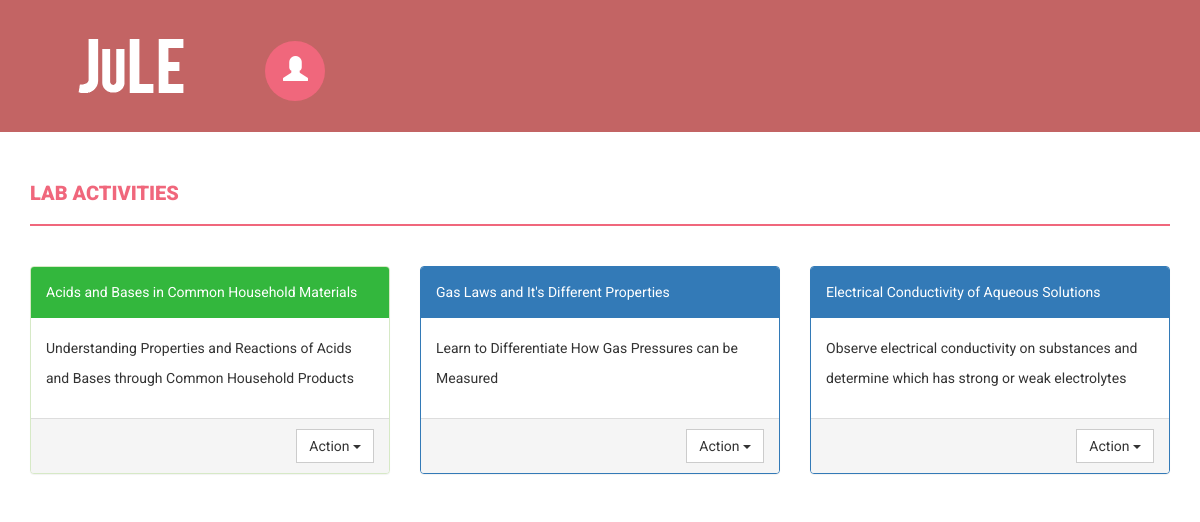
Before: /home/ (signed in) with the older database file.
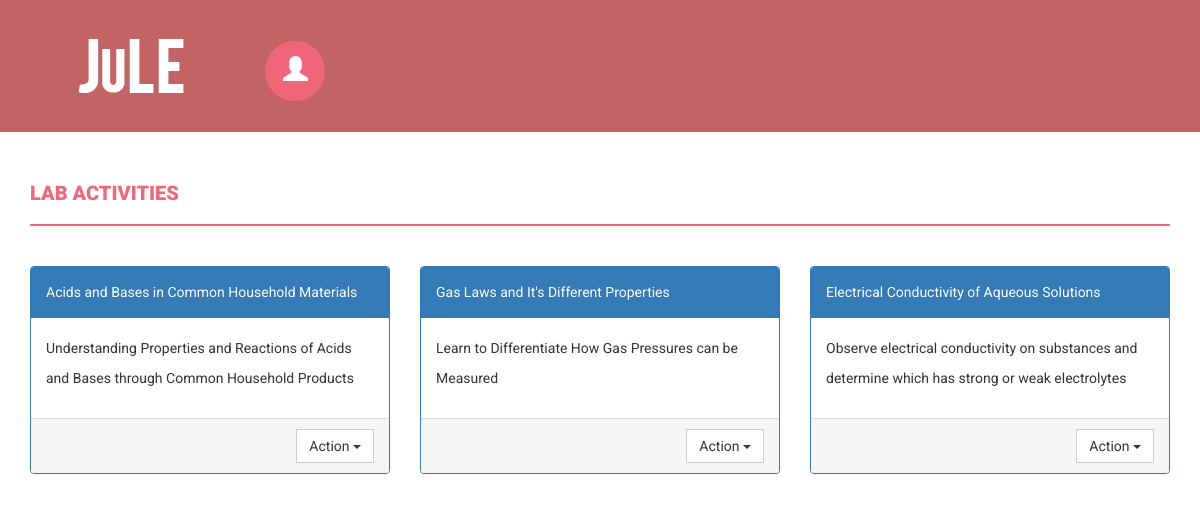
After: the same page with the newer database file.
### myapp/views.py (the view, shortened to what this page needs)
# urls.py: url(r'^home/$', views.home, name='home'),
def home(request):
	if(request.user.is_authenticated):
		if request.method=='GET':
			func = request.GET.get('func')
			myid = request.GET.get('id')
		uType = request.user.profile.userType
		context = {
			'labactivities': LabActivity.objects.all()
		}
		if(uType == False):
			template = loader.get_template('student.html')
		else:
			template = loader.get_template('teacher.html')
		myprofile = Profile.objects.get(user=request.user)
		myprofile.loggedin = True
		myprofile.save()
		return HttpResponse(template.render(context, request))

### myapp/templates/student.html (shortened to what this page needs)
{% load static %}
<!DOCTYPE html>
<html xmlns="http://www.w3.org/1999/xhtml">
<head>
    <link href="{% static 'css/bootstrap.css' %}" rel="stylesheet" />
    <link href="{% static 'css/font-awesome.css' %}" rel="stylesheet" />
    <link href="{% static 'css/style.css' %}" rel="stylesheet" />
    <link href="{% static 'css/mystyle.css' %}" rel="stylesheet" />
    <link href="{% static 'css/smart_wizard.css' %}" rel="stylesheet" type="text/css" />
    <link href="{% static 'css/smart_wizard_theme_circles.css' %}" rel="stylesheet" type="text/css" />
    <link href="{% static 'css/smart_wizard_theme_arrows.css' %}" rel="stylesheet" type="text/css" />
    <link href="{% static 'css/smart_wizard_theme_dots.css' %}" rel="stylesheet" type="text/css" />
</head>
<body>
    <div class="navbar navbar-inverse set-radius-zero">
        <div class="container">
            <div class="navbar-header">
                <a class="navbar-brand" href="{% url 'home' %}">
                    <img src="{% static 'img/logo1.png' %}" />
                </a>
            </div>
            <div class="left-div">
                <div class="user-settings-wrapper">
                    <ul class="nav">
                        <li class="dropdown">
                            <a class="dropdown-toggle" data-toggle="dropdown" href="#" aria-expanded="false">
                                <span class="glyphicon glyphicon-user" style="font-size: 25px;"></span>
                            </a>
                        </li>
                    </ul>
                </div>
            </div>
        </div>
    </div>
    <div class="content-wrapper">
        <div class="container">
            <div class="row">
                <div class="col-md-12">
                    <h4 class="page-head-line">Lab Activities</h4>
                </div>
            </div>
            <div class="row">
                {% for labactivity in labactivities %}
                {% if labactivity.hidden %}
                {% else %}
                <div class="col-md-4 col-sm-4">
                    {% if labactivity.selected %}
                    <div class="panel panel-success">
                    {% else %}
                    <div class="panel panel-primary">
                    {% endif %}
                        <div class="panel-heading">
                            {{ labactivity.labname }}
                        </div>
                        <div class="panel-body">
                            <p>{{ labactivity.labsummary }}</p>
                        </div>
                        <div class="panel-footer" align="right">
                            <div class="btn-group">
                                <button data-toggle="dropdown" class="btn btn-default dropdown-toggle borderless">Action <span class="caret"></span></button>
                            </div>
                        </div>
                    </div>
                </div>
                {% endif %}
                {% endfor %}
            </div>
        </div>
    </div>
</body>
</html>

Changed rows visible on the page:
changed LabActivity "Acids and Bases in Common Household Materials": selected True → False (drawn)
